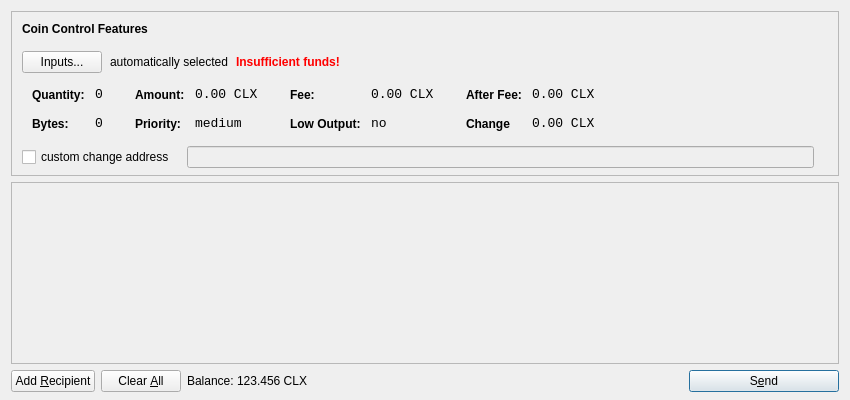
<?xml version="1.0" encoding="UTF-8"?>
<ui version="4.0">
 <class>SendCoinsDialog</class>
 <widget class="QDialog" name="SendCoinsDialog">
  <property name="geometry">
   <rect>
    <x>0</x>
    <y>0</y>
    <width>850</width>
    <height>400</height>
   </rect>
  </property>
  <property name="windowTitle">
   <string>Send Coins</string>
  </property>
  <layout class="QVBoxLayout" name="verticalLayout" stretch="0,1,0">
   <property name="bottomMargin">
    <number>8</number>
   </property>
   <item>
    <widget class="QFrame" name="frameCoinControl">
     <property name="sizePolicy">
      <sizepolicy hsizetype="Expanding" vsizetype="Expanding">
       <horstretch>0</horstretch>
       <verstretch>0</verstretch>
      </sizepolicy>
     </property>
     <property name="maximumSize">
      <size>
       <width>16777215</width>
       <height>16777215</height>
      </size>
     </property>
     <property name="frameShape">
      <enum>QFrame::StyledPanel</enum>
     </property>
     <property name="frameShadow">
      <enum>QFrame::Sunken</enum>
     </property>
     <layout class="QVBoxLayout" name="verticalLayoutCoinControl2">
      <property name="spacing">
       <number>-1</number>
      </property>
      <property name="leftMargin">
       <number>0</number>
      </property>
      <property name="topMargin">
       <number>0</number>
      </property>
      <property name="rightMargin">
       <number>0</number>
      </property>
      <property name="bottomMargin">
       <number>6</number>
      </property>
      <item>
       <layout class="QVBoxLayout" name="verticalLayoutCoinControl" stretch="0,0,0,0,1">
        <property name="spacing">
         <number>0</number>
        </property>
        <property name="leftMargin">
         <number>10</number>
        </property>
        <property name="topMargin">
         <number>10</number>
        </property>
        <item>
         <layout class="QHBoxLayout" name="horizontalLayoutCoinControl1">
          <property name="bottomMargin">
           <number>15</number>
          </property>
          <item>
           <widget class="QLabel" name="labelCoinControlFeatures">
            <property name="sizePolicy">
             <sizepolicy hsizetype="Preferred" vsizetype="Maximum">
              <horstretch>0</horstretch>
              <verstretch>0</verstretch>
             </sizepolicy>
            </property>
            <property name="font">
             <font>
              <weight>75</weight>
              <bold>true</bold>
             </font>
            </property>
            <property name="styleSheet">
             <string notr="true">font-weight:bold;</string>
            </property>
            <property name="text">
             <string>Coin Control Features</string>
            </property>
           </widget>
          </item>
         </layout>
        </item>
        <item>
         <layout class="QHBoxLayout" name="horizontalLayoutCoinControl2" stretch="0,0,0,0">
          <property name="spacing">
           <number>8</number>
          </property>
          <property name="bottomMargin">
           <number>10</number>
          </property>
          <item>
           <widget class="QPushButton" name="pushButtonCoinControl">
            <property name="styleSheet">
             <string notr="true"/>
            </property>
            <property name="text">
             <string>Inputs...</string>
            </property>
           </widget>
          </item>
          <item>
           <widget class="QLabel" name="labelCoinControlAutomaticallySelected">
            <property name="text">
             <string>automatically selected</string>
            </property>
            <property name="margin">
             <number>5</number>
            </property>
           </widget>
          </item>
          <item>
           <widget class="QLabel" name="labelCoinControlInsuffFunds">
            <property name="font">
             <font>
              <weight>75</weight>
              <bold>true</bold>
             </font>
            </property>
            <property name="styleSheet">
             <string notr="true">color:red;font-weight:bold;</string>
            </property>
            <property name="text">
             <string>Insufficient funds!</string>
            </property>
            <property name="margin">
             <number>5</number>
            </property>
           </widget>
          </item>
          <item>
           <spacer name="horizontalSpacerCoinControl">
            <property name="orientation">
             <enum>Qt::Horizontal</enum>
            </property>
            <property name="sizeHint" stdset="0">
             <size>
              <width>40</width>
              <height>1</height>
             </size>
            </property>
           </spacer>
          </item>
         </layout>
        </item>
        <item>
         <widget class="QWidget" name="widgetCoinControl" native="true">
          <property name="sizePolicy">
           <sizepolicy hsizetype="Preferred" vsizetype="Preferred">
            <horstretch>0</horstretch>
            <verstretch>0</verstretch>
           </sizepolicy>
          </property>
          <property name="minimumSize">
           <size>
            <width>0</width>
            <height>0</height>
           </size>
          </property>
          <property name="styleSheet">
           <string notr="true"/>
          </property>
          <layout class="QHBoxLayout" name="horizontalLayoutCoinControl5">
           <property name="margin">
            <number>0</number>
           </property>
           <item>
            <layout class="QHBoxLayout" name="horizontalLayoutCoinControl3" stretch="0,0,0,1">
             <property name="spacing">
              <number>20</number>
             </property>
             <property name="topMargin">
              <number>0</number>
             </property>
             <property name="bottomMargin">
              <number>10</number>
             </property>
             <item>
              <layout class="QFormLayout" name="formLayoutCoinControl1">
               <property name="horizontalSpacing">
                <number>10</number>
               </property>
               <property name="verticalSpacing">
                <number>14</number>
               </property>
               <property name="leftMargin">
                <number>10</number>
               </property>
               <property name="topMargin">
                <number>4</number>
               </property>
               <property name="rightMargin">
                <number>6</number>
               </property>
               <item row="0" column="0">
                <widget class="QLabel" name="labelCoinControlQuantityText">
                 <property name="styleSheet">
                  <string notr="true">font-weight:bold;</string>
                 </property>
                 <property name="text">
                  <string>Quantity:</string>
                 </property>
                 <property name="margin">
                  <number>0</number>
                 </property>
                </widget>
               </item>
               <item row="0" column="1">
                <widget class="QLabel" name="labelCoinControlQuantity">
                 <property name="font">
                  <font>
                   <family>Monospace</family>
                   <pointsize>10</pointsize>
                  </font>
                 </property>
                 <property name="cursor">
                  <cursorShape>IBeamCursor</cursorShape>
                 </property>
                 <property name="contextMenuPolicy">
                  <enum>Qt::ActionsContextMenu</enum>
                 </property>
                 <property name="text">
                  <string>0</string>
                 </property>
                 <property name="margin">
                  <number>0</number>
                 </property>
                 <property name="textInteractionFlags">
                  <set>Qt::LinksAccessibleByMouse|Qt::TextSelectableByKeyboard|Qt::TextSelectableByMouse</set>
                 </property>
                </widget>
               </item>
               <item row="1" column="0">
                <widget class="QLabel" name="labelCoinControlBytesText">
                 <property name="styleSheet">
                  <string notr="true">font-weight:bold;</string>
                 </property>
                 <property name="text">
                  <string>Bytes:</string>
                 </property>
                </widget>
               </item>
               <item row="1" column="1">
                <widget class="QLabel" name="labelCoinControlBytes">
                 <property name="font">
                  <font>
                   <family>Monospace</family>
                   <pointsize>10</pointsize>
                  </font>
                 </property>
                 <property name="cursor">
                  <cursorShape>IBeamCursor</cursorShape>
                 </property>
                 <property name="contextMenuPolicy">
                  <enum>Qt::ActionsContextMenu</enum>
                 </property>
                 <property name="text">
                  <string>0</string>
                 </property>
                 <property name="textInteractionFlags">
                  <set>Qt::LinksAccessibleByMouse|Qt::TextSelectableByKeyboard|Qt::TextSelectableByMouse</set>
                 </property>
                </widget>
               </item>
              </layout>
             </item>
             <item>
              <layout class="QFormLayout" name="formLayoutCoinControl2">
               <property name="horizontalSpacing">
                <number>10</number>
               </property>
               <property name="verticalSpacing">
                <number>14</number>
               </property>
               <property name="leftMargin">
                <number>6</number>
               </property>
               <property name="topMargin">
                <number>4</number>
               </property>
               <property name="rightMargin">
                <number>6</number>
               </property>
               <item row="0" column="0">
                <widget class="QLabel" name="labelCoinControlAmountText">
                 <property name="styleSheet">
                  <string notr="true">font-weight:bold;</string>
                 </property>
                 <property name="text">
                  <string>Amount:</string>
                 </property>
                 <property name="margin">
                  <number>0</number>
                 </property>
                </widget>
               </item>
               <item row="0" column="1">
                <widget class="QLabel" name="labelCoinControlAmount">
                 <property name="font">
                  <font>
                   <family>Monospace</family>
                   <pointsize>10</pointsize>
                  </font>
                 </property>
                 <property name="cursor">
                  <cursorShape>IBeamCursor</cursorShape>
                 </property>
                 <property name="contextMenuPolicy">
                  <enum>Qt::ActionsContextMenu</enum>
                 </property>
                 <property name="text">
                  <string>0.00 CLX</string>
                 </property>
                 <property name="textInteractionFlags">
                  <set>Qt::LinksAccessibleByMouse|Qt::TextSelectableByKeyboard|Qt::TextSelectableByMouse</set>
                 </property>
                </widget>
               </item>
               <item row="1" column="0">
                <widget class="QLabel" name="labelCoinControlPriorityText">
                 <property name="styleSheet">
                  <string notr="true">font-weight:bold;</string>
                 </property>
                 <property name="text">
                  <string>Priority:</string>
                 </property>
                </widget>
               </item>
               <item row="1" column="1">
                <widget class="QLabel" name="labelCoinControlPriority">
                 <property name="font">
                  <font>
                   <family>Monospace</family>
                   <pointsize>10</pointsize>
                  </font>
                 </property>
                 <property name="cursor">
                  <cursorShape>IBeamCursor</cursorShape>
                 </property>
                 <property name="contextMenuPolicy">
                  <enum>Qt::ActionsContextMenu</enum>
                 </property>
                 <property name="text">
                  <string>medium</string>
                 </property>
                 <property name="textInteractionFlags">
                  <set>Qt::LinksAccessibleByMouse|Qt::TextSelectableByKeyboard|Qt::TextSelectableByMouse</set>
                 </property>
                </widget>
               </item>
              </layout>
             </item>
             <item>
              <layout class="QFormLayout" name="formLayoutCoinControl3">
               <property name="horizontalSpacing">
                <number>10</number>
               </property>
               <property name="verticalSpacing">
                <number>14</number>
               </property>
               <property name="leftMargin">
                <number>6</number>
               </property>
               <property name="topMargin">
                <number>4</number>
               </property>
               <property name="rightMargin">
                <number>6</number>
               </property>
               <item row="0" column="0">
                <widget class="QLabel" name="labelCoinControlFeeText">
                 <property name="styleSheet">
                  <string notr="true">font-weight:bold;</string>
                 </property>
                 <property name="text">
                  <string>Fee:</string>
                 </property>
                 <property name="margin">
                  <number>0</number>
                 </property>
                </widget>
               </item>
               <item row="0" column="1">
                <widget class="QLabel" name="labelCoinControlFee">
                 <property name="font">
                  <font>
                   <family>Monospace</family>
                   <pointsize>10</pointsize>
                  </font>
                 </property>
                 <property name="cursor">
                  <cursorShape>IBeamCursor</cursorShape>
                 </property>
                 <property name="contextMenuPolicy">
                  <enum>Qt::ActionsContextMenu</enum>
                 </property>
                 <property name="text">
                  <string>0.00 CLX</string>
                 </property>
                 <property name="textInteractionFlags">
                  <set>Qt::LinksAccessibleByMouse|Qt::TextSelectableByKeyboard|Qt::TextSelectableByMouse</set>
                 </property>
                </widget>
               </item>
               <item row="1" column="0">
                <widget class="QLabel" name="labelCoinControlLowOutputText">
                 <property name="styleSheet">
                  <string notr="true">font-weight:bold;</string>
                 </property>
                 <property name="text">
                  <string>Low Output:</string>
                 </property>
                </widget>
               </item>
               <item row="1" column="1">
                <widget class="QLabel" name="labelCoinControlLowOutput">
                 <property name="font">
                  <font>
                   <family>Monospace</family>
                   <pointsize>10</pointsize>
                  </font>
                 </property>
                 <property name="cursor">
                  <cursorShape>IBeamCursor</cursorShape>
                 </property>
                 <property name="contextMenuPolicy">
                  <enum>Qt::ActionsContextMenu</enum>
                 </property>
                 <property name="text">
                  <string>no</string>
                 </property>
                 <property name="textInteractionFlags">
                  <set>Qt::LinksAccessibleByMouse|Qt::TextSelectableByKeyboard|Qt::TextSelectableByMouse</set>
                 </property>
                </widget>
               </item>
              </layout>
             </item>
             <item>
              <layout class="QFormLayout" name="formLayoutCoinControl4">
               <property name="horizontalSpacing">
                <number>10</number>
               </property>
               <property name="verticalSpacing">
                <number>14</number>
               </property>
               <property name="leftMargin">
                <number>6</number>
               </property>
               <property name="topMargin">
                <number>4</number>
               </property>
               <property name="rightMargin">
                <number>6</number>
               </property>
               <item row="0" column="0">
                <widget class="QLabel" name="labelCoinControlAfterFeeText">
                 <property name="styleSheet">
                  <string notr="true">font-weight:bold;</string>
                 </property>
                 <property name="text">
                  <string>After Fee:</string>
                 </property>
                 <property name="margin">
                  <number>0</number>
                 </property>
                </widget>
               </item>
               <item row="0" column="1">
                <widget class="QLabel" name="labelCoinControlAfterFee">
                 <property name="font">
                  <font>
                   <family>Monospace</family>
                   <pointsize>10</pointsize>
                  </font>
                 </property>
                 <property name="cursor">
                  <cursorShape>IBeamCursor</cursorShape>
                 </property>
                 <property name="contextMenuPolicy">
                  <enum>Qt::ActionsContextMenu</enum>
                 </property>
                 <property name="text">
                  <string>0.00 CLX</string>
                 </property>
                 <property name="textInteractionFlags">
                  <set>Qt::LinksAccessibleByMouse|Qt::TextSelectableByKeyboard|Qt::TextSelectableByMouse</set>
                 </property>
                </widget>
               </item>
               <item row="1" column="0">
                <widget class="QLabel" name="labelCoinControlChangeText">
                 <property name="styleSheet">
                  <string notr="true">font-weight:bold;</string>
                 </property>
                 <property name="text">
                  <string>Change</string>
                 </property>
                </widget>
               </item>
               <item row="1" column="1">
                <widget class="QLabel" name="labelCoinControlChange">
                 <property name="font">
                  <font>
                   <family>Monospace</family>
                   <pointsize>10</pointsize>
                  </font>
                 </property>
                 <property name="cursor">
                  <cursorShape>IBeamCursor</cursorShape>
                 </property>
                 <property name="contextMenuPolicy">
                  <enum>Qt::ActionsContextMenu</enum>
                 </property>
                 <property name="text">
                  <string>0.00 CLX</string>
                 </property>
                 <property name="textInteractionFlags">
                  <set>Qt::LinksAccessibleByMouse|Qt::TextSelectableByKeyboard|Qt::TextSelectableByMouse</set>
                 </property>
                </widget>
               </item>
              </layout>
             </item>
            </layout>
           </item>
          </layout>
         </widget>
        </item>
        <item>
         <layout class="QHBoxLayout" name="horizontalLayoutCoinControl4" stretch="0,0,0">
          <property name="spacing">
           <number>12</number>
          </property>
          <property name="sizeConstraint">
           <enum>QLayout::SetDefaultConstraint</enum>
          </property>
          <property name="topMargin">
           <number>5</number>
          </property>
          <property name="rightMargin">
           <number>5</number>
          </property>
          <item>
           <widget class="QCheckBox" name="checkBoxCoinControlChange">
            <property name="text">
             <string>custom change address</string>
            </property>
           </widget>
          </item>
          <item>
           <widget class="QLineEdit" name="lineEditCoinControlChange">
            <property name="enabled">
             <bool>false</bool>
            </property>
            <property name="sizePolicy">
             <sizepolicy hsizetype="Expanding" vsizetype="Fixed">
              <horstretch>0</horstretch>
              <verstretch>0</verstretch>
             </sizepolicy>
            </property>
           </widget>
          </item>
          <item>
           <widget class="QLabel" name="labelCoinControlChangeLabel">
            <property name="sizePolicy">
             <sizepolicy hsizetype="Preferred" vsizetype="Expanding">
              <horstretch>0</horstretch>
              <verstretch>0</verstretch>
             </sizepolicy>
            </property>
            <property name="minimumSize">
             <size>
              <width>0</width>
              <height>0</height>
             </size>
            </property>
            <property name="text">
             <string/>
            </property>
            <property name="margin">
             <number>3</number>
            </property>
           </widget>
          </item>
         </layout>
        </item>
        <item>
         <spacer name="verticalSpacerCoinControl">
          <property name="orientation">
           <enum>Qt::Vertical</enum>
          </property>
          <property name="sizeHint" stdset="0">
           <size>
            <width>800</width>
            <height>1</height>
           </size>
          </property>
         </spacer>
        </item>
       </layout>
      </item>
     </layout>
    </widget>
   </item>
   <item>
    <widget class="QScrollArea" name="scrollArea">
     <property name="widgetResizable">
      <bool>true</bool>
     </property>
     <widget class="QWidget" name="scrollAreaWidgetContents">
      <property name="geometry">
       <rect>
        <x>0</x>
        <y>0</y>
        <width>830</width>
        <height>165</height>
       </rect>
      </property>
      <layout class="QVBoxLayout" name="verticalLayout_2">
       <property name="margin">
        <number>0</number>
       </property>
       <item>
        <layout class="QVBoxLayout" name="entries">
         <property name="spacing">
          <number>6</number>
         </property>
        </layout>
       </item>
       <item>
        <spacer name="verticalSpacer">
         <property name="orientation">
          <enum>Qt::Vertical</enum>
         </property>
         <property name="sizeHint" stdset="0">
          <size>
           <width>20</width>
           <height>40</height>
          </size>
         </property>
        </spacer>
       </item>
      </layout>
     </widget>
    </widget>
   </item>
   <item>
    <layout class="QHBoxLayout" name="horizontalLayout">
     <item>
      <widget class="QPushButton" name="addButton">
       <property name="toolTip">
        <string>Send to multiple recipients at once</string>
       </property>
       <property name="text">
        <string>Add &amp;Recipient</string>
       </property>
       <property name="icon">
        <iconset resource="../bitcoin.qrc">
         <normaloff>:/icons/add</normaloff>:/icons/add</iconset>
       </property>
       <property name="autoDefault">
        <bool>false</bool>
       </property>
      </widget>
     </item>
     <item>
      <widget class="QPushButton" name="clearButton">
       <property name="sizePolicy">
        <sizepolicy hsizetype="Minimum" vsizetype="Fixed">
         <horstretch>0</horstretch>
         <verstretch>0</verstretch>
        </sizepolicy>
       </property>
       <property name="toolTip">
        <string>Remove all transaction fields</string>
       </property>
       <property name="text">
        <string>Clear &amp;All</string>
       </property>
       <property name="icon">
        <iconset resource="../bitcoin.qrc">
         <normaloff>:/icons/remove</normaloff>:/icons/remove</iconset>
       </property>
       <property name="autoRepeatDelay">
        <number>300</number>
       </property>
       <property name="autoDefault">
        <bool>false</bool>
       </property>
      </widget>
     </item>
     <item>
      <layout class="QHBoxLayout" name="horizontalLayout_2">
       <property name="spacing">
        <number>3</number>
       </property>
       <item>
        <widget class="QLabel" name="label">
         <property name="sizePolicy">
          <sizepolicy hsizetype="Preferred" vsizetype="Fixed">
           <horstretch>0</horstretch>
           <verstretch>0</verstretch>
          </sizepolicy>
         </property>
         <property name="text">
          <string>Balance:</string>
         </property>
        </widget>
       </item>
       <item>
        <widget class="QLabel" name="labelBalance">
         <property name="sizePolicy">
          <sizepolicy hsizetype="Preferred" vsizetype="Fixed">
           <horstretch>0</horstretch>
           <verstretch>0</verstretch>
          </sizepolicy>
         </property>
         <property name="cursor">
          <cursorShape>IBeamCursor</cursorShape>
         </property>
         <property name="text">
          <string>123.456 CLX</string>
         </property>
         <property name="textInteractionFlags">
          <set>Qt::LinksAccessibleByMouse|Qt::TextSelectableByKeyboard|Qt::TextSelectableByMouse</set>
         </property>
        </widget>
       </item>
      </layout>
     </item>
     <item>
      <spacer name="horizontalSpacer">
       <property name="orientation">
        <enum>Qt::Horizontal</enum>
       </property>
       <property name="sizeHint" stdset="0">
        <size>
         <width>40</width>
         <height>20</height>
        </size>
       </property>
      </spacer>
     </item>
     <item>
      <widget class="QPushButton" name="sendButton">
       <property name="minimumSize">
        <size>
         <width>150</width>
         <height>0</height>
        </size>
       </property>
       <property name="toolTip">
        <string>Confirm the send action</string>
       </property>
       <property name="text">
        <string>S&amp;end</string>
       </property>
       <property name="icon">
        <iconset resource="../bitcoin.qrc">
         <normaloff>:/icons/send</normaloff>:/icons/send</iconset>
       </property>
       <property name="default">
        <bool>true</bool>
       </property>
      </widget>
     </item>
    </layout>
   </item>
  </layout>
 </widget>
 <resources>
  <include location="../bitcoin.qrc"/>
 </resources>
 <connections/>
</ui>
